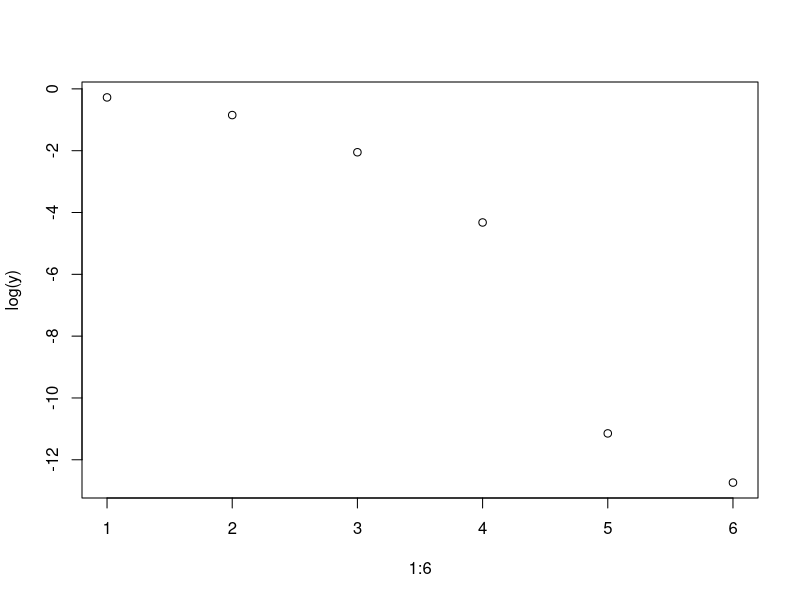
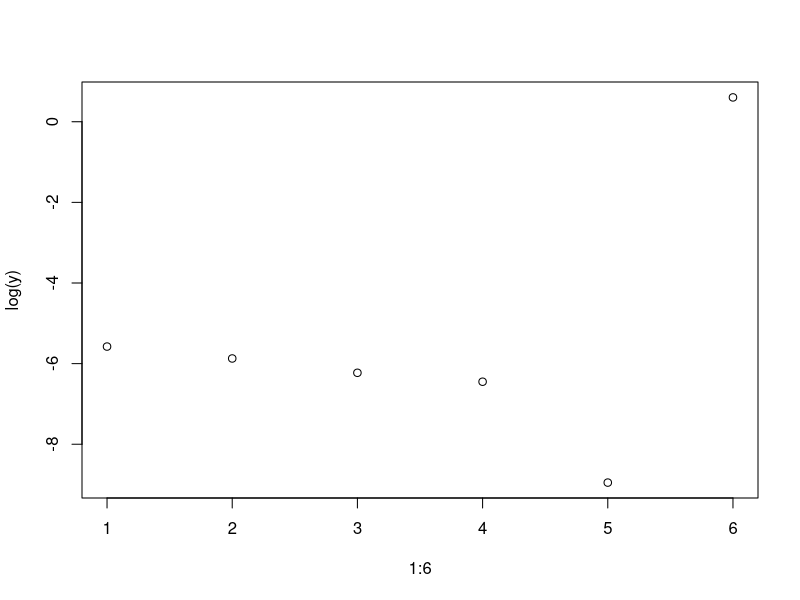
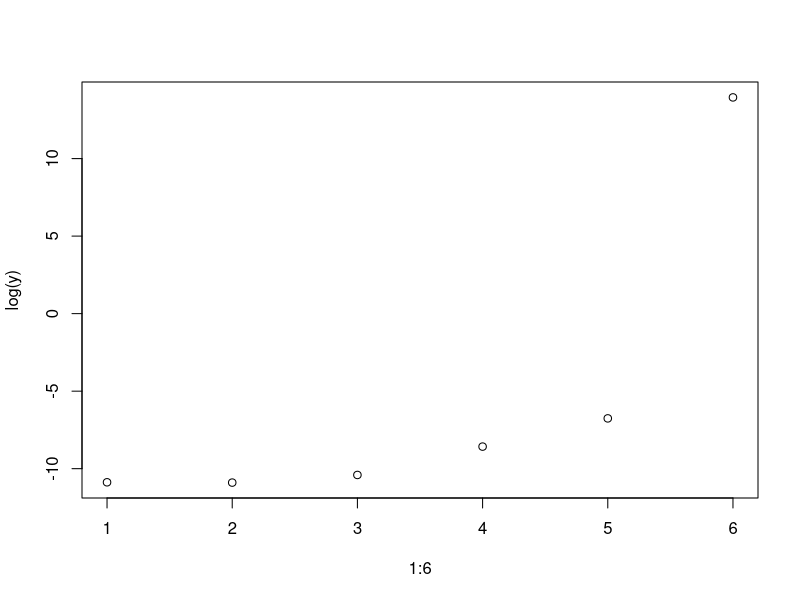

The R script that drew these images, in order:
## ---- chunk 1
options(digits = 12)
## ---- chunk 2
M <- 1
e <- 0.0167
f <- function(E){M+e*sin(E)-E}
fp <- function(E){e*cos(E)-1}
fpp <- function(E){-e*sin(E)}
rs <- function(E){E - f(E)/fp(E)-(f(E)/fp(E))^2*fpp(E)/2/fp(E)}
steps <- 10
E <- 201.5
for (i in 1:steps){
  E[i+1] <- rs(E[i])
}
E
## ---- chunk 3
error = abs(E-1.01417908716)
y = error[2:7]/error[1:6]
y
plot(1:6,log(y))
y = error[2:7]/error[1:6]^2
y
plot(1:6,log(y))

y = error[2:7]/error[1:6]^3
y
plot(1:6,log(y))
